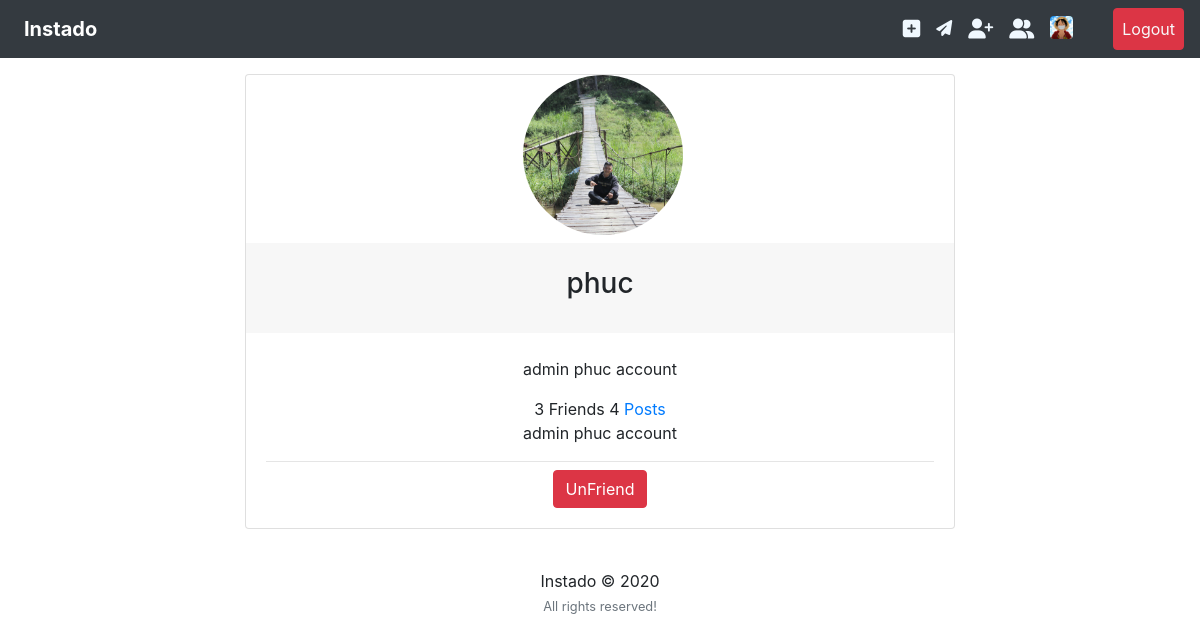
The app's page /accounts/user/phuc/ (signed in) with its own data.
### accounts/models.py (models this page shows, shortened)
class User(AbstractUser):
	pass

class Profile(models.Model):
	user = models.OneToOneField(User, on_delete=models.CASCADE)
	image = models.ImageField(default='default.png', upload_to='profile_pics')
	slug = AutoSlugField(populate_from='user')
	bio = models.CharField(max_length=255, blank=True)
	friends = models.ManyToManyField("Profile", blank=True)
	def get_absolute_url(self):
		return "/accounts/user/{}".format(self.slug)

### accounts/views.py (the view, shortened to what this page needs)
# urls.py: path('user/<slug>/', views.profile_view, name='profile_view'),
@csrf_exempt
@login_required
def profile_view(request, slug):
    p = Profile.objects.filter(slug=slug).first()
    u = p.user
    sent_friend_requests = FriendRequest.objects.filter(from_user=p.user)
    rec_friend_requests = FriendRequest.objects.filter(to_user=p.user)
    friends = p.friends.all()
    button_status = 'none' # 'none' means being friends already
    if p not in request.user.profile.friends.all():
        button_status = 'not_friend'
        if len(FriendRequest.objects.filter(from_user=request.user, to_user=u)) > 0:
            button_status = 'friend_request_sent'
    return render(request, "accounts/profile.html", {
        'u': u,
        'button_status': button_status,
        'friends_list': friends,
        'sent_friend_requests': sent_friend_requests,
        'rec_friend_requests': rec_friend_requests,
    })

### feed/context_processor.py (called while the page is built)
def add_context(request):
    form = None
    if request.user.is_authenticated:
        form = CreatePostForm()
    return {'post_form': form}

### accounts/templates/accounts/profile.html (shortened to what this page needs)
{% extends "accounts/layout.html" %}
{% load static %}
{% block content %}
<div class="main-content">
  <div class="container mt-7">
    <div class="row">
      <div class="col-xl-8 m-auto order-xl-2 mb-5 mb-xl-0">
        <div class="card card-profile shadow">
          <div class="row justify-content-center">
            <div class="col-lg-3 mx-auto">
              <div class="card-profile-image text-center mb-2">
                <a href="{{ u.profile.image.url }}">
                  <img src="{{ u.profile.image.url }}" class="rounded-circle" width="160px" height="160px">
                </a>
              </div>
            </div>
          </div>
          <div class="card-header text-center border-0 pt-8 pt-md-4 pb-0 pb-md-4">
            <h3>{{ u }}</h3>
          </div>
          <div class="card-body pt-0 pt-md-4">
            <div class="text-center">
              <p>{{ u.profile.bio }}</p>
            </div>
            <div class="row">
              <div class="col">
                <div class="card-profile-stats d-flex justify-content-center">
                  <div>
                    <span class="heading">{{ u.profile.friends.count }}</span>
                    {% if request.user == u %}
                    <span class="description"><a href="{% url 'friend_list' %}">Friends</a></span>
                    {% else %}
                    <span class="description">Friends</span>
                    {% endif %}
                    <span class="heading">{{ u.posts.count }}</span>
                    <span class="description"><a href="{% url 'user_posts' u.username %}">Posts</a></span>
                  </div>
                </div>
              </div>
            </div>
            <div class="text-center">
              <p>{{ u.profile.bio }}</p>
              <hr class="my-2">
              {% if request.user == u %}
              <a class="btn btn-info" href="{% url 'edit_profile' %}">Edit Profile</a>
              {% else %}
              {% if button_status == 'not_friend' %}
              <small><button class='btn btn-primary action-btn' data-slug="{{u.profile.get_absolute_url}}"
                  data-action="send_friend_request">Add Friend</button></small>
              {% elif button_status == 'friend_request_sent' %}
              <small><button class="btn btn-warning action-btn" data-slug="{{u.profile.get_absolute_url}}"
                  data-action="cancel_friend_request">Cancel Request</button></small>
              {% else %}
              <small><button class="btn btn-danger action-btn" data-slug="{{u.profile.get_absolute_url}}"
                  data-action="unfriend">UnFriend</button></small>
              {% endif %}
              {% endif %}
            </div>
          </div>
        </div>
      </div>
    </div>
    <br>
  </div>
</div>
{% endblock content %}

### accounts/templates/accounts/layout.html (shortened to what this page needs)
{% load static %}
{% load crispy_forms_tags %}
<!DOCTYPE html>
<html>
<head>
	<link rel="stylesheet" href="https://cdnjs.cloudflare.com/ajax/libs/font-awesome/4.7.0/css/font-awesome.min.css">
	<link rel="stylesheet" href="https://maxcdn.bootstrapcdn.com/bootstrap/4.0.0/css/bootstrap.min.css">
</head>
<body>
	<nav class="navbar navbar-expand-lg navbar-expand-md navbar-dark bg-dark sticky-top mb-3">
	  <a class="navbar-brand ml-2 mr-4" href="{% url 'home' %}"><b>Instado</b></a>
	  <div class="collapse navbar-collapse" id="navbarNavAltMarkup">
	    <div class="navbar-nav ml-auto">
		  {% if user.is_authenticated %}
		  	<a class="nav-item nav-link mx-sm-auto" href="#" data-toggle="modal" data-target="#modal-create"><i class="fa fa-plus-square fa-lg" style="color: aliceblue;"></i></a>
			  <a class="nav-item nav-link mx-sm-auto" href=" http://127.0.0.1:8000/chat"><i class="fa fa-paper-plane" style="color: aliceblue;"></i></a>
			  <a class="nav-item nav-link mx-sm-auto" href="{% url 'users_list' %}"><i class="fa fa-user-plus fa-lg" style="color: aliceblue;"></i></a>
			  <a class="nav-item nav-link mx-sm-auto" href="{% url 'friend_list' %}"><i class="fa fa-user-friends fa-lg" style="color: aliceblue;"></i></a>
	      	<a class="nav-item nav-link mx-sm-auto" href="{% url 'my_profile' %}">
				<img src="{{ user.profile.image.url }}" class="rounded mr-2 align-top" width="23" height="23" >
			</a>
	      	<a class="nav-item nav-link btn btn-danger ml-lg-4 text-light mx-md-auto" href="{% url 'logout' %}">Logout</a>
	      {% else %}
         	<a class="nav-item nav-link btn btn-success ml-4 text-light" href="{% url 'login' %}">Login</a>
          	<a class="nav-item nav-link btn btn-info ml-3 text-light" href="{% url 'register' %}">Register</a>
		  {% endif %}
		</div>
	  </div>
	</nav>
	<div class="container">
	{% block content %}{% endblock content %}
	</div>
	<footer class="page-footer font-small black">
	  <div class="footer-copyright text-center py-3">Instado © 2020
	  <br><small class="text-muted">All rights reserved!</small>
	</div>
	</footer>
</body>
</html>

### records on screen
User: profile.image (picture)
User: profile.image (picture), username "phuc", profile.bio "admin phuc account", profile.friends.count "3", posts.count "4"
